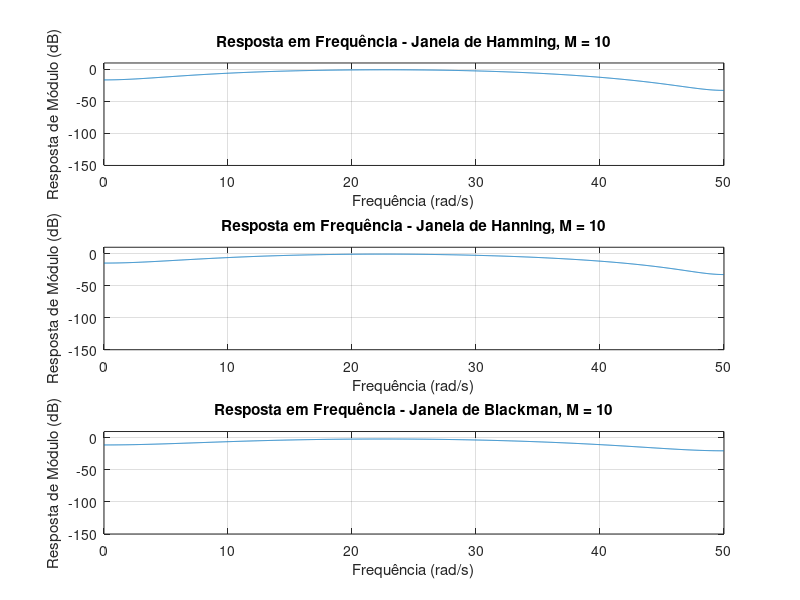
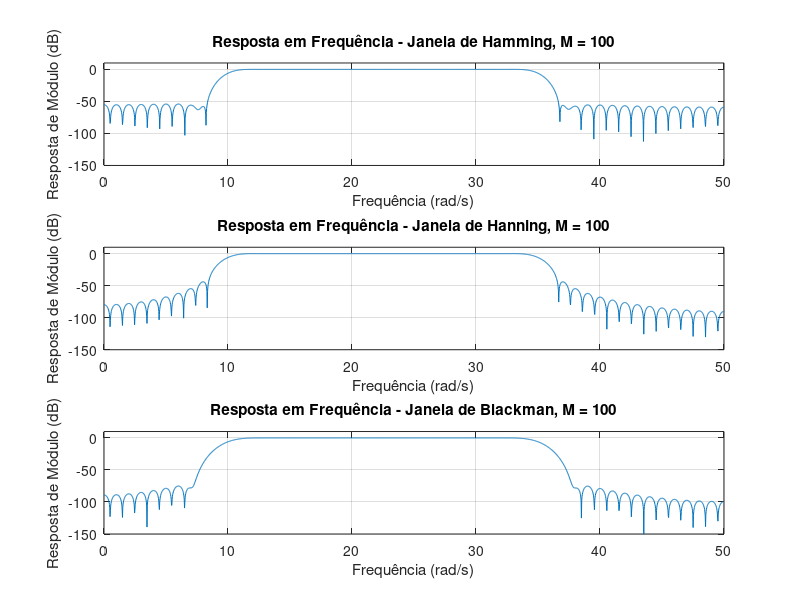
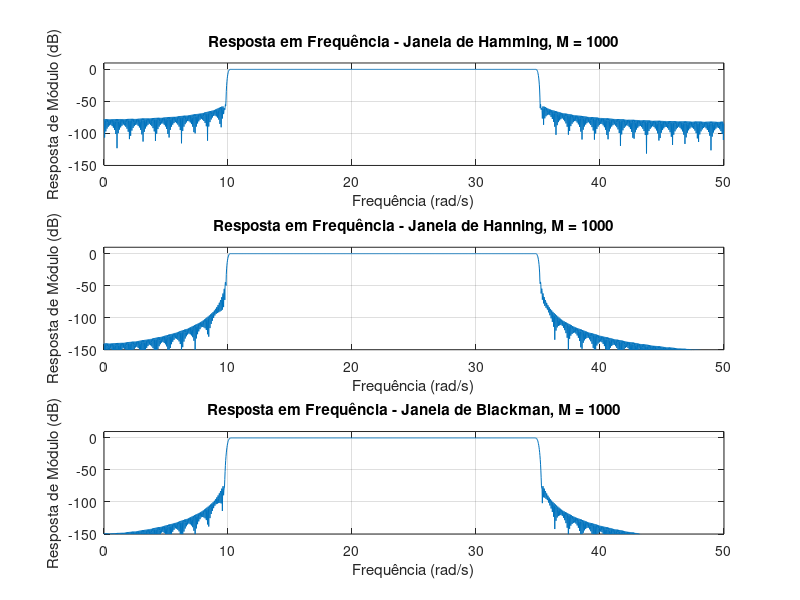

MATLAB code to generate these figures, in order:
clear all; close all; clc;

% Parâmetros do filtro
Omega_c1 = 10; % Frequência de corte inferior em rad/s
Omega_c2 = 35; % Frequência de corte superior em rad/s
Omega_s = 100; % Frequência de amostragem em rad/s

% Frequências normalizadas
wc1 = Omega_c1 * 2 * pi / Omega_s;
wc2 = Omega_c2 * 2 * pi / Omega_s;

% Valores de M
M_values = [10, 100, 1000];

for i = 1:length(M_values)
    M = M_values(i);
    n = 1:M/2;

    % Filtro ideal
    h0 = 1 - (wc2 - wc1) / pi;
    haux = (sin(wc2.*n) - sin(wc1.*n)) ./ (pi.*n);
    h_ideal = [fliplr(haux) h0 haux];

    % Criar figura para o valor atual de M
    figure;

    % Janela de Hamming
    h_aux = hamming(M + 1)';
    h_ham = h_ideal .* h_aux;
    [H_ham, w] = freqz(h_ham, 1, 2048, Omega_s);

    subplot(311);
    plot(w, 20*log10(abs(H_ham)));
    axis([0 Omega_s/2 -150 10]);
    ylabel('Resposta de Módulo (dB)');
    xlabel('Frequência (rad/s)');
    title(['Resposta em Frequência - Janela de Hamming, M = ', num2str(M)]);
    grid on;

    % Janela de Hanning
    h_aux = hanning(M + 1)';
    h_han = h_ideal .* h_aux;
    [H_han, w] = freqz(h_han, 1, 2048, Omega_s);

    subplot(312);
    plot(w, 20*log10(abs(H_han)));
    axis([0 Omega_s/2 -150 10]);
    ylabel('Resposta de Módulo (dB)');
    xlabel('Frequência (rad/s)');
    title(['Resposta em Frequência - Janela de Hanning, M = ', num2str(M)]);
    grid on;

    % Janela de Blackman
    h_aux = blackman(M + 1)';
    h_black = h_ideal .* h_aux;
    [H_black, w] = freqz(h_black, 1, 2048, Omega_s);

    subplot(313);
    plot(w, 20*log10(abs(H_black)));
    axis([0 Omega_s/2 -150 10]);
    ylabel('Resposta de Módulo (dB)');
    xlabel('Frequência (rad/s)');
    title(['Resposta em Frequência - Janela de Blackman, M = ', num2str(M)]);
    grid on;
end

